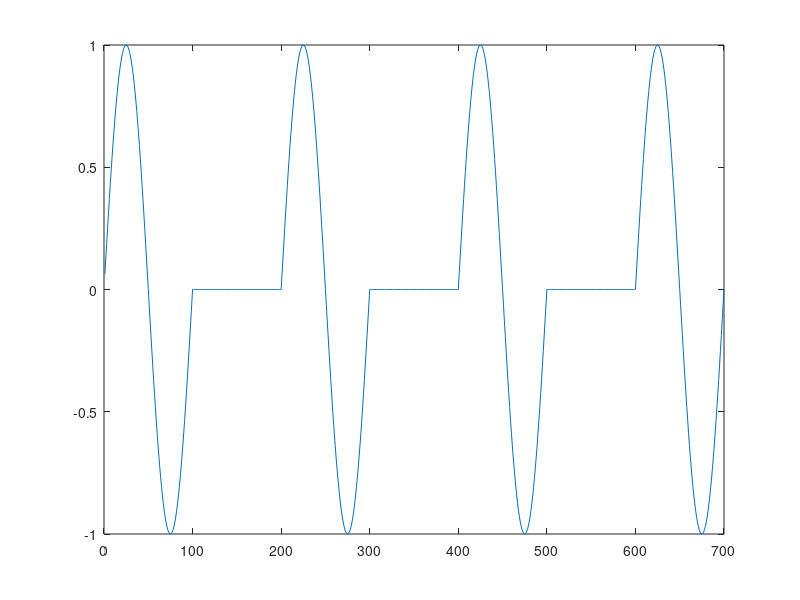

Write the MATLAB code that produced this figure.
clc
clear all
close all
a=[1 0 1 0 1 0 1];
la=length(a);
f=1;
for i=1:la
    t=(i-1)*100+1:i*100;
     x(t)=a(1,i).*sin(2*pi*f*t/100);
end
plot(x)
